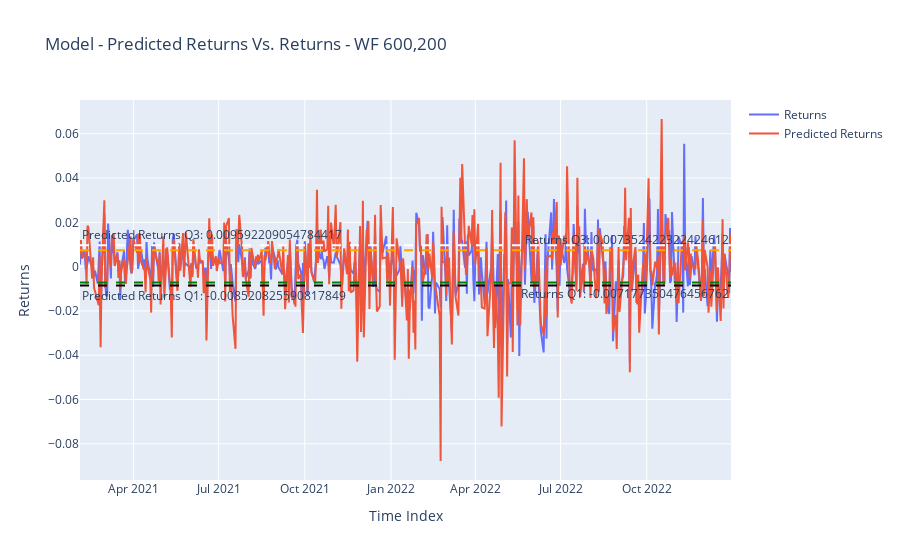

This figure's notebook cell:
### Code cell
feature1 = 'Returns'
feature2 = 'Predicted Returns'

# Create line plot
fig = go.Figure()

# Add line plot for feature1
fig.add_trace(go.Scatter(
    x=dfX.index,  # Assuming the index represents x-axis values
    y=dfX[feature1],
    mode='lines',
    name=feature1
))

# Add line plot for feature2
fig.add_trace(go.Scatter(
    x=dfX.index,  # Assuming the index represents x-axis values
    y=dfX[feature2],
    mode='lines',
    name=feature2
))

# Calculate quartiles for feature1
q1_feature1 = dfX[feature1].quantile(0.25)
q3_feature1 = dfX[feature1].quantile(0.75)

# Calculate quartiles for feature2
q1_feature2 = dfX[feature2].quantile(0.25)
q3_feature2 = dfX[feature2].quantile(0.75)

# Add horizontal lines for quartiles for feature1
fig.add_hline(y=q1_feature1, line_dash="dash", line_color="green", annotation_text=f'{feature1} Q1: {q1_feature1}', annotation_position="bottom right")
fig.add_hline(y=q3_feature1, line_dash="dash", line_color="orange", annotation_text=f'{feature1} Q3: {q3_feature1}', annotation_position="top right")

# Add horizontal lines for quartiles for feature2
fig.add_hline(y=q1_feature2, line_dash="dash", line_color="black", annotation_text=f'{feature2} Q1: {q1_feature2}', annotation_position="bottom left")
fig.add_hline(y=q3_feature2, line_dash="dash", line_color="white", annotation_text=f'{feature2} Q3: {q3_feature2}', annotation_position="top left")

# Customize layout
fig.update_layout(
    title='Model - Predicted Returns Vs. Returns - WF 600,200',
    xaxis=dict(title='Time Index'),  # Customize x-axis label
    yaxis=dict(title='Returns'),  # Customize y-axis label
    hovermode='closest'
)

# Show plot
fig.show()

### Figure 1 — Plotly figure (JSON) as saved in the notebook; plotly's stock layout.template omitted (floating-point values rounded to 4 significant figures; data arrays with more than 128 entries replaced by an {"elided": "..."} marker saying what was removed)
{"data": [{"mode": "lines", "name": "Returns", "type": "scatter", "x": {"elided": "482 str values"}, "y": {"elided": "482 float values"}}, {"mode": "lines", "name": "Predicted Returns", "type": "scatter", "x": {"elided": "482 str values"}, "y": {"elided": "482 float values"}}], "layout": {"annotations": [{"showarrow": false, "text": "Returns Q1: -0.007177350476456762", "x": 1, "xanchor": "right", "xref": "x domain", "y": -0.007177, "yanchor": "top", "yref": "y"}, {"showarrow": false, "text": "Returns Q3: 0.007352422322424612", "x": 1, "xanchor": "right", "xref": "x domain", "y": 0.007352, "yanchor": "bottom", "yref": "y"}, {"showarrow": false, "text": "Predicted Returns Q1: -0.008520825590817849", "x": 0, "xanchor": "left", "xref": "x domain", "y": -0.008521, "yanchor": "top", "yref": "y"}, {"showarrow": false, "text": "Predicted Returns Q3: 0.009592209054784417", "x": 0, "xanchor": "left", "xref": "x domain", "y": 0.009592, "yanchor": "bottom", "yref": "y"}], "hovermode": "closest", "shapes": [{"line": {"color": "green", "dash": "dash"}, "type": "line", "x0": 0, "x1": 1, "xref": "x domain", "y0": -0.007177, "y1": -0.007177, "yref": "y"}, {"line": {"color": "orange", "dash": "dash"}, "type": "line", "x0": 0, "x1": 1, "xref": "x domain", "y0": 0.007352, "y1": 0.007352, "yref": "y"}, {"line": {"color": "black", "dash": "dash"}, "type": "line", "x0": 0, "x1": 1, "xref": "x domain", "y0": -0.008521, "y1": -0.008521, "yref": "y"}, {"line": {"color": "white", "dash": "dash"}, "type": "line", "x0": 0, "x1": 1, "xref": "x domain", "y0": 0.009592, "y1": 0.009592, "yref": "y"}], "title": {"text": "Model - Predicted Returns Vs. Returns - WF 600,200"}, "xaxis": {"title": {"text": "Time Index"}}, "yaxis": {"title": {"text": "Returns"}}}}
